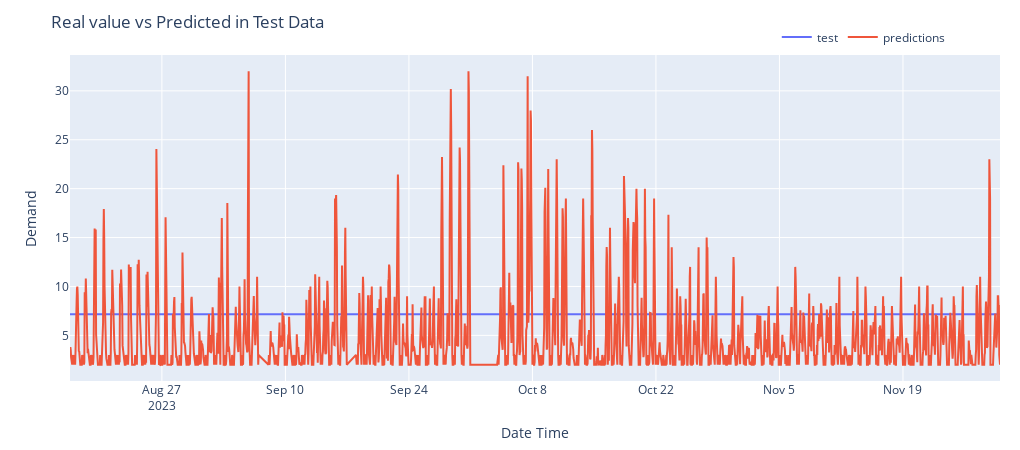

The notebook cell saved with this chart:
### Code cell
import pandas as pd
import numpy as np
from sklearn.metrics import mean_absolute_error
import matplotlib.pyplot as plt

df = pd.read_csv(parameters["dataset"]["path"], index_col=None)
df["Date"] = pd.to_datetime(df["Date"])
#df["Demanda_kWh"] = np.log1p(df["Demanda_kWh"].values)

trainingSize = int(parameters["dataset"]["trainingSize"] * df.shape[0])
train = df.loc[:trainingSize].copy()
test = df.loc[trainingSize:].copy()

def exponential_smoothing_average(values, span):
    ema = [sum(values[:span]) / span]

    multiplier = 2 / (span + 1)
    
    for value in values[span:]:
        ema.append((value - ema[-1]) * multiplier + ema[-1])
    
    return ema

span = 10
train_ema = exponential_smoothing_average(train['Demanda_kWh'].values, span)
ema_forecast = [train_ema[-1]] * len(test)

ema_mae = mean_absolute_error(test["Demanda_kWh"], ema_forecast)
print(f'EMA Forecast MAE: {ema_mae:.4f}')

plt.figure(figsize=(10, 5))
plt.plot(train['Date'], train['Demanda_kWh'], label='Train')
plt.plot(test['Date'], test['Demanda_kWh'], label='Test', color='r')
plt.plot(test['Date'], ema_forecast, label='EMA Forecast', color='g')
plt.title('EMA Forecast vs Actuals')
plt.xlabel('Date')
plt.ylabel('Value')
plt.legend()
plt.show()

plotPredictions(test["Date"], test["Demanda_kWh"], ema_forecast)

### Figure 1 — Plotly figure (JSON) as saved in the notebook; plotly's stock layout.template omitted (floating-point values rounded to 4 significant figures; data arrays with more than 128 entries replaced by an {"elided": "..."} marker saying what was removed)
{"data": [{"mode": "lines", "name": "test", "type": "scatter", "x": {"elided": "2410 str values"}, "y": {"elided": "2410 float values"}}, {"mode": "lines", "name": "predictions", "type": "scatter", "x": {"elided": "2410 str values"}, "y": {"elided": "2410 float values"}}], "layout": {"height": 450, "legend": {"orientation": "h", "x": 0.76, "xanchor": "left", "y": 1.1, "yanchor": "top"}, "margin": {"b": 20, "l": 70, "r": 20, "t": 55}, "title": {"text": "Real value vs Predicted in Test Data"}, "width": 1020, "xaxis": {"title": {"text": "Date Time"}}, "yaxis": {"title": {"text": "Demand"}}}}
